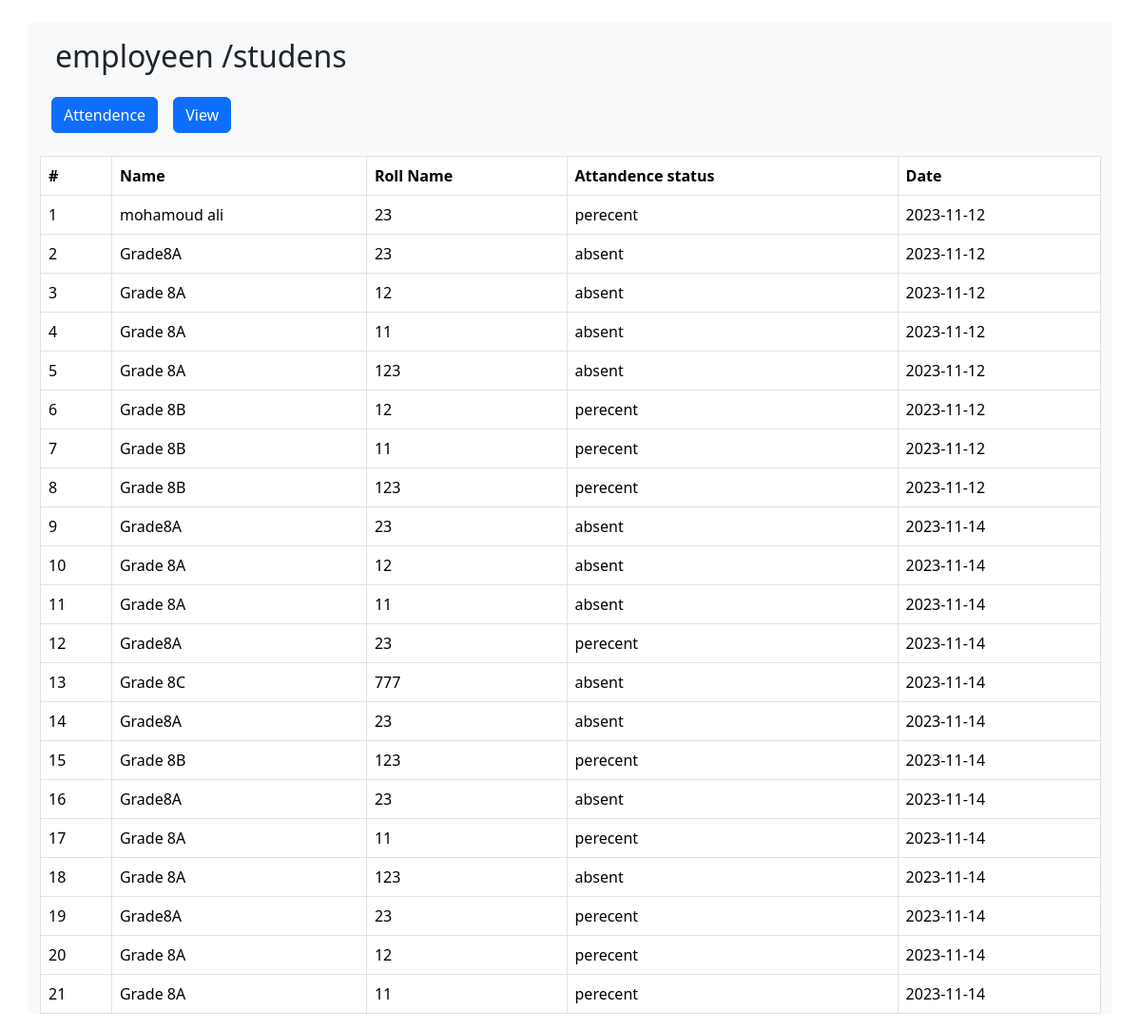
The page /vieallattn.php on the database its author committed.
### tables this page shows
CREATE TABLE `attendance_records` (
  `id` int(11) NOT NULL,
  `student_name` varchar(100) NOT NULL,
  `roll_number` varchar(100) NOT NULL,
  `attendance_status` varchar(100) NOT NULL,
  `date` date NOT NULL
);

### vieallattn.php (the view)
<?php include'header.php';?>
<?php include'conn.php';?>
<div class="container">
	<div class="body-header">
		<div class="d-grid gap-2 d-md-flex ">
  <a href="index.php" class="btn btn-primary me-md-2" type="button">Attendence</a>
  <a  href="view.php" class="btn btn-primary btn-end" type="button">View</a>
</div>
	</div>
</div>
 	<table class="table table-bordered mt-4">
  <thead>
    <tr>
      <th scope="col">#</th>
     <th scope>Name</th>
      <th scope>Roll Name</th>
      <th scope="col">Attandence status</th>
       <th scope="col">Date</th>
    </tr>
  </thead>
  <tbody>
  	 <?php $sql=" select * from attendance_records"; $result=mysqli_query($conn,$sql); $sn=1;
  	 ?>
  	 <?php while($row = mysqli_fetch_assoc($result)){?>
       <tr>
      <td><?php echo $sn++;?></td>
      <td><?php echo $row['student_name'];?></td>
       <td><?php echo $row['roll_number'];?></td>
      <td><?php echo $row['attendance_status'];?></td>
      <td><?php echo $row['date'];?></td>
    </tr>
  <?php
   }?>
  </tbody>
</table>

### rows shown on the page
attendance_records: student_name "mohamoud ali", roll_number "23", attendance_status "perecent", date "2023-11-12"
attendance_records: student_name "Grade8A", roll_number "23", attendance_status "absent", date "2023-11-12"
attendance_records: student_name "Grade 8A", roll_number "12", attendance_status "absent", date "2023-11-12"
attendance_records: student_name "Grade 8A", roll_number "11", attendance_status "absent", date "2023-11-12"
attendance_records: student_name "Grade 8A", roll_number "123", attendance_status "absent", date "2023-11-12"
attendance_records: student_name "Grade 8B", roll_number "12", attendance_status "perecent", date "2023-11-12"
attendance_records: student_name "Grade 8B", roll_number "11", attendance_status "perecent", date "2023-11-12"
attendance_records: student_name "Grade 8B", roll_number "123", attendance_status "perecent", date "2023-11-12"
attendance_records: student_name "Grade8A", roll_number "23", attendance_status "absent", date "2023-11-14"
attendance_records: student_name "Grade 8A", roll_number "12", attendance_status "absent", date "2023-11-14"
attendance_records: student_name "Grade 8A", roll_number "11", attendance_status "absent", date "2023-11-14"
attendance_records: student_name "Grade8A", roll_number "23", attendance_status "perecent", date "2023-11-14"
attendance_records: student_name "Grade 8C", roll_number "777", attendance_status "absent", date "2023-11-14"
attendance_records: student_name "Grade8A", roll_number "23", attendance_status "absent", date "2023-11-14"
attendance_records: student_name "Grade 8B", roll_number "123", attendance_status "perecent", date "2023-11-14"
attendance_records: student_name "Grade8A", roll_number "23", attendance_status "absent", date "2023-11-14"
attendance_records: student_name "Grade 8A", roll_number "11", attendance_status "perecent", date "2023-11-14"
attendance_records: student_name "Grade 8A", roll_number "123", attendance_status "absent", date "2023-11-14"
attendance_records: student_name "Grade8A", roll_number "23", attendance_status "perecent", date "2023-11-14"
attendance_records: student_name "Grade 8A", roll_number "12", attendance_status "perecent", date "2023-11-14"
attendance_records: student_name "Grade 8A", roll_number "11", attendance_status "perecent", date "2023-11-14"
